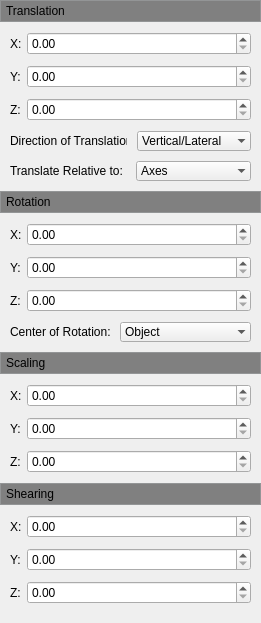
           <widget class="QWidget" name="scrollAreaWidgetContents_5">
            <property name="geometry">
             <rect>
              <x>0</x>
              <y>0</y>
              <width>261</width>
              <height>623</height>
             </rect>
            </property>
            <layout class="QVBoxLayout" name="verticalLayout_8">
             <property name="spacing">
              <number>0</number>
             </property>
             <property name="leftMargin">
              <number>0</number>
             </property>
             <property name="topMargin">
              <number>0</number>
             </property>
             <property name="rightMargin">
              <number>0</number>
             </property>
             <property name="bottomMargin">
              <number>0</number>
             </property>
             <item>
              <widget class="QFrame" name="verticalFrameTranslation">
               <property name="sizePolicy">
                <sizepolicy hsizetype="Preferred" vsizetype="Preferred">
                 <horstretch>0</horstretch>
                 <verstretch>0</verstretch>
                </sizepolicy>
               </property>
               <property name="styleSheet">
                <string notr="true">background-color:rgb(191,193,194)</string>
               </property>
               <property name="frameShape">
                <enum>QFrame::StyledPanel</enum>
               </property>
               <layout class="QVBoxLayout" name="verticalLayout_4">
                <property name="leftMargin">
                 <number>0</number>
                </property>
                <property name="topMargin">
                 <number>0</number>
                </property>
                <property name="rightMargin">
                 <number>0</number>
                </property>
                <property name="bottomMargin">
                 <number>0</number>
                </property>
                <item>
                 <widget class="QPushButton" name="m_pPushButtonTranslation">
                  <property name="enabled">
                   <bool>true</bool>
                  </property>
                  <property name="sizePolicy">
                   <sizepolicy hsizetype="Expanding" vsizetype="Fixed">
                    <horstretch>0</horstretch>
                    <verstretch>0</verstretch>
                   </sizepolicy>
                  </property>
                  <property name="minimumSize">
                   <size>
                    <width>0</width>
                    <height>20</height>
                   </size>
                  </property>
                  <property name="maximumSize">
                   <size>
                    <width>16777215</width>
                    <height>20</height>
                   </size>
                  </property>
                  <property name="cursor">
                   <cursorShape>ArrowCursor</cursorShape>
                  </property>
                  <property name="mouseTracking">
                   <bool>true</bool>
                  </property>
                  <property name="focusPolicy">
                   <enum>Qt::NoFocus</enum>
                  </property>
                  <property name="autoFillBackground">
                   <bool>false</bool>
                  </property>
                  <property name="styleSheet">
                   <string notr="true">QPushButton {
	background-color: gray;
	border: 0px;
	border-radius: 0px;
	text-align: left;
	padding-left: 5px;
}
</string>
                  </property>
                  <property name="text">
                   <string>Translation</string>
                  </property>
                  <property name="iconSize">
                   <size>
                    <width>10</width>
                    <height>10</height>
                   </size>
                  </property>
                  <property name="checkable">
                   <bool>true</bool>
                  </property>
                  <property name="checked">
                   <bool>true</bool>
                  </property>
                  <property name="flat">
                   <bool>true</bool>
                  </property>
                 </widget>
                </item>
               </layout>
              </widget>
             </item>
             <item>
              <widget class="QWidget" name="m_pTranslationWidget" native="true">
               <layout class="QFormLayout" name="formLayout_6">
                <property name="fieldGrowthPolicy">
                 <enum>QFormLayout::AllNonFixedFieldsGrow</enum>
                </property>
                <property name="horizontalSpacing">
                 <number>5</number>
                </property>
                <property name="verticalSpacing">
                 <number>10</number>
                </property>
                <property name="leftMargin">
                 <number>10</number>
                </property>
                <property name="topMargin">
                 <number>10</number>
                </property>
                <property name="rightMargin">
                 <number>10</number>
                </property>
                <property name="bottomMargin">
                 <number>10</number>
                </property>
                <item row="0" column="0">
                 <widget class="QLabel" name="label_27">
                  <property name="text">
                   <string>X:</string>
                  </property>
                 </widget>
                </item>
                <item row="1" column="0">
                 <widget class="QLabel" name="label_28">
                  <property name="text">
                   <string>Y:</string>
                  </property>
                 </widget>
                </item>
                <item row="2" column="0">
                 <widget class="QLabel" name="label_29">
                  <property name="text">
                   <string>Z:</string>
                  </property>
                 </widget>
                </item>
                <item row="3" column="0" colspan="2">
                 <layout class="QHBoxLayout" name="horizontalLayout_3">
                  <property name="spacing">
                   <number>10</number>
                  </property>
                  <property name="leftMargin">
                   <number>0</number>
                  </property>
                  <property name="rightMargin">
                   <number>0</number>
                  </property>
                  <property name="bottomMargin">
                   <number>0</number>
                  </property>
                  <item>
                   <widget class="QLabel" name="label_2">
                    <property name="sizePolicy">
                     <sizepolicy hsizetype="Fixed" vsizetype="Expanding">
                      <horstretch>0</horstretch>
                      <verstretch>0</verstretch>
                     </sizepolicy>
                    </property>
                    <property name="maximumSize">
                     <size>
                      <width>117</width>
                      <height>21</height>
                     </size>
                    </property>
                    <property name="text">
                     <string>Direction of Translation:</string>
                    </property>
                    <property name="buddy">
                     <cstring>m_pTranslationWidget</cstring>
                    </property>
                   </widget>
                  </item>
                  <item>
                   <widget class="QComboBox" name="m_p_ComboBox_DirectionOfTranslation">
                    <property name="frame">
                     <bool>false</bool>
                    </property>
                    <item>
                     <property name="text">
                      <string>Vertical/Lateral</string>
                     </property>
                    </item>
                    <item>
                     <property name="text">
                      <string>Vertical</string>
                     </property>
                    </item>
                    <item>
                     <property name="text">
                      <string>Lateral</string>
                     </property>
                    </item>
                    <item>
                     <property name="text">
                      <string>Longitudinal</string>
                     </property>
                    </item>
                   </widget>
                  </item>
                 </layout>
                </item>
                <item row="4" column="0" colspan="2">
                 <layout class="QHBoxLayout" name="horizontalLayout_13">
                  <property name="spacing">
                   <number>10</number>
                  </property>
                  <property name="leftMargin">
                   <number>0</number>
                  </property>
                  <property name="rightMargin">
                   <number>0</number>
                  </property>
                  <property name="bottomMargin">
                   <number>0</number>
                  </property>
                  <item>
                   <widget class="QLabel" name="label_5">
                    <property name="sizePolicy">
                     <sizepolicy hsizetype="Fixed" vsizetype="Expanding">
                      <horstretch>0</horstretch>
                      <verstretch>0</verstretch>
                     </sizepolicy>
                    </property>
                    <property name="maximumSize">
                     <size>
                      <width>117</width>
                      <height>21</height>
                     </size>
                    </property>
                    <property name="text">
                     <string>Translate Relative to:</string>
                    </property>
                    <property name="buddy">
                     <cstring>m_pTranslationWidget</cstring>
                    </property>
                   </widget>
                  </item>
                  <item>
                   <widget class="QComboBox" name="m_p_ComboBox_TranslateRelativeTo">
                    <property name="frame">
                     <bool>false</bool>
                    </property>
                    <item>
                     <property name="text">
                      <string>Axes</string>
                     </property>
                    </item>
                    <item>
                     <property name="text">
                      <string>Display</string>
                     </property>
                    </item>
                   </widget>
                  </item>
                 </layout>
                </item>
                <item row="0" column="1">
                 <widget class="QDoubleSpinBox" name="m_p_DoubleSpinBox_TranslationX"/>
                </item>
                <item row="1" column="1">
                 <widget class="QDoubleSpinBox" name="m_p_DoubleSpinBox_TranslationY"/>
                </item>
                <item row="2" column="1">
                 <widget class="QDoubleSpinBox" name="m_p_DoubleSpinBox_TranslationZ"/>
                </item>
               </layout>
              </widget>
             </item>
             <item>
              <widget class="QFrame" name="verticalFrameRotation">
               <property name="styleSheet">
                <string notr="true">background-color:rgb(191,193,194)</string>
               </property>
               <property name="frameShape">
                <enum>QFrame::StyledPanel</enum>
               </property>
               <layout class="QVBoxLayout" name="verticalLayout_5">
                <property name="leftMargin">
                 <number>0</number>
                </property>
                <property name="topMargin">
                 <number>0</number>
                </property>
                <property name="rightMargin">
                 <number>0</number>
                </property>
                <property name="bottomMargin">
                 <number>0</number>
                </property>
                <item>
                 <widget class="QPushButton" name="m_pPushButtonRotation">
                  <property name="enabled">
                   <bool>true</bool>
                  </property>
                  <property name="sizePolicy">
                   <sizepolicy hsizetype="Expanding" vsizetype="Fixed">
                    <horstretch>0</horstretch>
                    <verstretch>0</verstretch>
                   </sizepolicy>
                  </property>
                  <property name="minimumSize">
                   <size>
                    <width>0</width>
                    <height>20</height>
                   </size>
                  </property>
                  <property name="maximumSize">
                   <size>
                    <width>16777215</width>
                    <height>20</height>
                   </size>
                  </property>
                  <property name="focusPolicy">
                   <enum>Qt::NoFocus</enum>
                  </property>
                  <property name="autoFillBackground">
                   <bool>false</bool>
                  </property>
                  <property name="styleSheet">
                   <string notr="true">QPushButton {
    background-color:gray;
	border: 0px;
	border-radius: 0px;
	text-align: left;
	padding-left: 5px;
}
</string>
                  </property>
                  <property name="text">
                   <string>Rotation</string>
                  </property>
                  <property name="iconSize">
                   <size>
                    <width>10</width>
                    <height>10</height>
                   </size>
                  </property>
                  <property name="checkable">
                   <bool>true</bool>
                  </property>
                  <property name="checked">
                   <bool>true</bool>
                  </property>
                  <property name="flat">
                   <bool>true</bool>
                  </property>
                 </widget>
                </item>
               </layout>
              </widget>
             </item>
             <item>
              <widget class="QWidget" name="m_pRotationWidget" native="true">
               <layout class="QFormLayout" name="formLayout_7">
                <property name="fieldGrowthPolicy">
                 <enum>QFormLayout::AllNonFixedFieldsGrow</enum>
                </property>
                <property name="horizontalSpacing">
                 <number>5</number>
                </property>
                <property name="verticalSpacing">
                 <number>10</number>
                </property>
                <property name="leftMargin">
                 <number>10</number>
                </property>
                <property name="topMargin">
                 <number>10</number>
                </property>
                <property name="rightMargin">
                 <number>10</number>
                </property>
                <property name="bottomMargin">
                 <number>10</number>
                </property>
                <item row="0" column="0">
                 <widget class="QLabel" name="label_43">
                  <property name="text">
                   <string>X:</string>
                  </property>
                 </widget>
                </item>
                <item row="1" column="0">
                 <widget class="QLabel" name="label_46">
                  <property name="text">
                   <string>Y:</string>
                  </property>
                 </widget>
                </item>
                <item row="2" column="0">
                 <widget class="QLabel" name="label_47">
                  <property name="text">
                   <string>Z:</string>
                  </property>
                 </widget>
                </item>
                <item row="3" column="0" colspan="2">
                 <layout class="QHBoxLayout" name="horizontalLayout_2">
                  <property name="spacing">
                   <number>10</number>
                  </property>
                  <property name="leftMargin">
                   <number>0</number>
                  </property>
                  <property name="rightMargin">
                   <number>0</number>
                  </property>
                  <property name="bottomMargin">
                   <number>0</number>
                  </property>
                  <item>
                   <widget class="QLabel" name="label">
                    <property name="sizePolicy">
                     <sizepolicy hsizetype="Fixed" vsizetype="Expanding">
                      <horstretch>0</horstretch>
                      <verstretch>0</verstretch>
                     </sizepolicy>
                    </property>
                    <property name="maximumSize">
                     <size>
                      <width>100</width>
                      <height>21</height>
                     </size>
                    </property>
                    <property name="text">
                     <string>Center of Rotation:</string>
                    </property>
                   </widget>
                  </item>
                  <item>
                   <widget class="QComboBox" name="m_p_ComboBox_CenterOfRotation">
                    <property name="frame">
                     <bool>false</bool>
                    </property>
                    <item>
                     <property name="text">
                      <string>Object</string>
                     </property>
                    </item>
                    <item>
                     <property name="text">
                      <string>Scene</string>
                     </property>
                    </item>
                   </widget>
                  </item>
                 </layout>
                </item>
                <item row="0" column="1">
                 <widget class="QDoubleSpinBox" name="m_p_DoubleSpinBox_RotationX"/>
                </item>
                <item row="1" column="1">
                 <widget class="QDoubleSpinBox" name="m_p_DoubleSpinBox_RotationY"/>
                </item>
                <item row="2" column="1">
                 <widget class="QDoubleSpinBox" name="m_p_DoubleSpinBox_RotationZ"/>
                </item>
               </layout>
              </widget>
             </item>
             <item>
              <widget class="QFrame" name="verticalFrameScaling">
               <property name="styleSheet">
                <string notr="true">background-color:rgb(191,193,194)</string>
               </property>
               <property name="frameShape">
                <enum>QFrame::StyledPanel</enum>
               </property>
               <layout class="QVBoxLayout" name="verticalLayout_10">
                <property name="leftMargin">
                 <number>0</number>
                </property>
                <property name="topMargin">
                 <number>0</number>
                </property>
                <property name="rightMargin">
                 <number>0</number>
                </property>
                <property name="bottomMargin">
                 <number>0</number>
                </property>
                <item>
                 <widget class="QPushButton" name="m_pPushButtonScaling">
                  <property name="enabled">
                   <bool>true</bool>
                  </property>
                  <property name="sizePolicy">
                   <sizepolicy hsizetype="Expanding" vsizetype="Fixed">
                    <horstretch>0</horstretch>
                    <verstretch>0</verstretch>
                   </sizepolicy>
                  </property>
                  <property name="minimumSize">
                   <size>
                    <width>0</width>
                    <height>20</height>
                   </size>
                  </property>
                  <property name="maximumSize">
                   <size>
                    <width>16777215</width>
                    <height>20</height>
                   </size>
                  </property>
                  <property name="focusPolicy">
                   <enum>Qt::NoFocus</enum>
                  </property>
                  <property name="autoFillBackground">
                   <bool>false</bool>
                  </property>
                  <property name="styleSheet">
                   <string notr="true">QPushButton {
    background-color: gray;
	border: 0px;
	border-radius: 0px;
	text-align: left;
	padding-left: 5px;
}
</string>
                  </property>
                  <property name="text">
                   <string>Scaling</string>
                  </property>
                  <property name="iconSize">
                   <size>
                    <width>10</width>
                    <height>10</height>
                   </size>
                  </property>
                  <property name="checkable">
                   <bool>true</bool>
                  </property>
                  <property name="checked">
                   <bool>true</bool>
                  </property>
                  <property name="autoExclusive">
                   <bool>true</bool>
                  </property>
                  <property name="flat">
                   <bool>true</bool>
                  </property>
                 </widget>
                </item>
               </layout>
              </widget>
             </item>
             <item>
              <widget class="QWidget" name="m_pScalingWidget" native="true">
               <layout class="QFormLayout" name="formLayout_11">
                <property name="fieldGrowthPolicy">
                 <enum>QFormLayout::AllNonFixedFieldsGrow</enum>
                </property>
                <property name="horizontalSpacing">
                 <number>5</number>
                </property>
                <property name="verticalSpacing">
                 <number>10</number>
                </property>
                <property name="leftMargin">
                 <number>10</number>
                </property>
                <property name="topMargin">
                 <number>10</number>
                </property>
                <property name="rightMargin">
                 <number>10</number>
                </property>
                <property name="bottomMargin">
                 <number>10</number>
                </property>
                <item row="0" column="0">
                 <widget class="QLabel" name="label_49">
                  <property name="text">
                   <string>X:</string>
                  </property>
                 </widget>
                </item>
                <item row="1" column="0">
                 <widget class="QLabel" name="label_50">
                  <property name="text">
                   <string>Y:</string>
                  </property>
                 </widget>
                </item>
                <item row="2" column="0">
                 <widget class="QLabel" name="label_51">
                  <property name="text">
                   <string>Z:</string>
                  </property>
                 </widget>
                </item>
                <item row="0" column="1">
                 <widget class="QDoubleSpinBox" name="m_p_DoubleSpinBox_ScalingX"/>
                </item>
                <item row="1" column="1">
                 <widget class="QDoubleSpinBox" name="m_p_DoubleSpinBox_ScalingY"/>
                </item>
                <item row="2" column="1">
                 <widget class="QDoubleSpinBox" name="m_p_DoubleSpinBox_ScalingZ"/>
                </item>
               </layout>
              </widget>
             </item>
             <item>
              <widget class="QFrame" name="verticalFrameShearing">
               <property name="styleSheet">
                <string notr="true">background-color:rgb(191,193,194)</string>
               </property>
               <property name="frameShape">
                <enum>QFrame::StyledPanel</enum>
               </property>
               <layout class="QVBoxLayout" name="verticalLayout_12">
                <property name="leftMargin">
                 <number>0</number>
                </property>
                <property name="topMargin">
                 <number>0</number>
                </property>
                <property name="rightMargin">
                 <number>0</number>
                </property>
                <property name="bottomMargin">
                 <number>0</number>
                </property>
                <item>
                 <widget class="QPushButton" name="m_pPushButtonShearing">
                  <property name="enabled">
                   <bool>true</bool>
                  </property>
                  <property name="sizePolicy">
                   <sizepolicy hsizetype="Expanding" vsizetype="Fixed">
                    <horstretch>0</horstretch>
                    <verstretch>0</verstretch>
                   </sizepolicy>
                  </property>
                  <property name="minimumSize">
                   <size>
                    <width>0</width>
                    <height>20</height>
                   </size>
                  </property>
                  <property name="maximumSize">
                   <size>
                    <width>16777215</width>
                    <height>20</height>
                   </size>
                  </property>
                  <property name="focusPolicy">
                   <enum>Qt::NoFocus</enum>
                  </property>
                  <property name="autoFillBackground">
                   <bool>false</bool>
                  </property>
                  <property name="styleSheet">
                   <string notr="true">QPushButton {
	border: 0px;
	border-radius: 0px;
	background-color:gray;
	text-align: left;
	padding-left: 5px;
}
</string>
                  </property>
                  <property name="text">
                   <string>Shearing</string>
                  </property>
                  <property name="iconSize">
                   <size>
                    <width>10</width>
                    <height>10</height>
                   </size>
                  </property>
                  <property name="checkable">
                   <bool>true</bool>
                  </property>
                  <property name="checked">
                   <bool>true</bool>
                  </property>
                  <property name="autoExclusive">
                   <bool>true</bool>
                  </property>
                 </widget>
                </item>
               </layout>
              </widget>
             </item>
             <item>
              <widget class="QWidget" name="m_pShearingWidget" native="true">
               <layout class="QFormLayout" name="formLayout_8">
                <property name="fieldGrowthPolicy">
                 <enum>QFormLayout::AllNonFixedFieldsGrow</enum>
                </property>
                <property name="horizontalSpacing">
                 <number>5</number>
                </property>
                <property name="verticalSpacing">
                 <number>10</number>
                </property>
                <property name="leftMargin">
                 <number>10</number>
                </property>
                <property name="topMargin">
                 <number>10</number>
                </property>
                <property name="rightMargin">
                 <number>10</number>
                </property>
                <property name="bottomMargin">
                 <number>10</number>
                </property>
                <item row="0" column="0">
                 <widget class="QLabel" name="label_33">
                  <property name="text">
                   <string>X:</string>
                  </property>
                 </widget>
                </item>
                <item row="1" column="0">
                 <widget class="QLabel" name="label_34">
                  <property name="text">
                   <string>Y:</string>
                  </property>
                 </widget>
                </item>
                <item row="2" column="0">
                 <widget class="QLabel" name="label_35">
                  <property name="text">
                   <string>Z:</string>
                  </property>
                 </widget>
                </item>
                <item row="0" column="1">
                 <widget class="QDoubleSpinBox" name="m_p_DoubleSpinBox_ShearingX"/>
                </item>
                <item row="1" column="1">
                 <widget class="QDoubleSpinBox" name="m_p_DoubleSpinBox_ShearingY"/>
                </item>
                <item row="2" column="1">
                 <widget class="QDoubleSpinBox" name="m_p_DoubleSpinBox_ShearingZ"/>
                </item>
               </layout>
              </widget>
             </item>
             <item>
              <spacer name="verticalSpacer_3">
               <property name="orientation">
                <enum>Qt::Vertical</enum>
               </property>
               <property name="sizeHint" stdset="0">
                <size>
                 <width>20</width>
                 <height>40</height>
                </size>
               </property>
              </spacer>
             </item>
            </layout>
           </widget>
